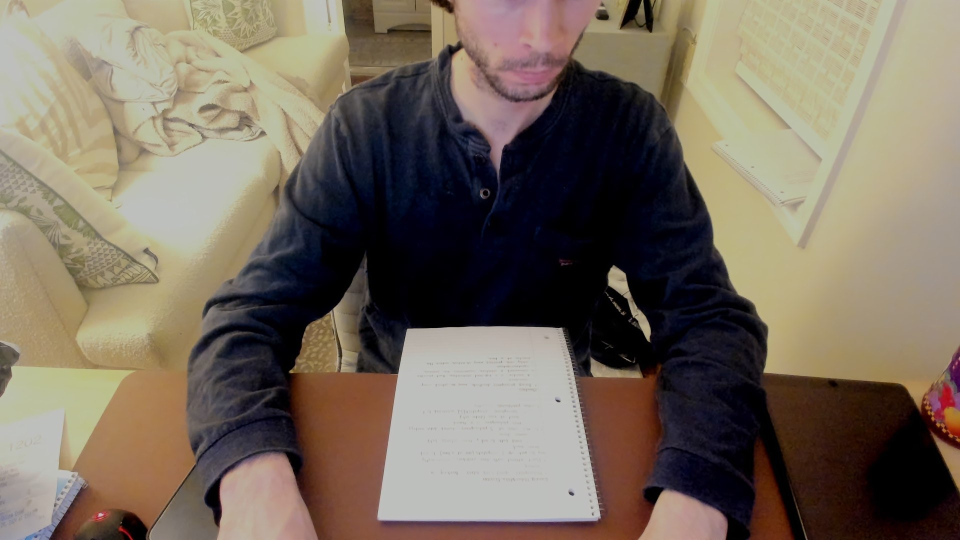
#> input picture data/topdown.jpg, 1920 x 1080 px (shown at 1/2 size)
$ jupyter execute topdown_desk_view.ipynb
#> lines starting #> are read from the running program, lines starting #| are printed output that depends on the picture; after the words box and inside, x2 and y2 are one past the last pixel; in counts of white or black regions, pixels touching at a corner belong together
### About
A top down view demonstration using perspective change.

#### Imports

[cell 1]
import cv2
import matplotlib.pyplot as plt
import numpy as np

#### Input Image
We use a Logitech Webcam to capture the following image.

[cell 2]
TD = cv2.imread('../data/topdown.jpg', cv2.IMREAD_GRAYSCALE)
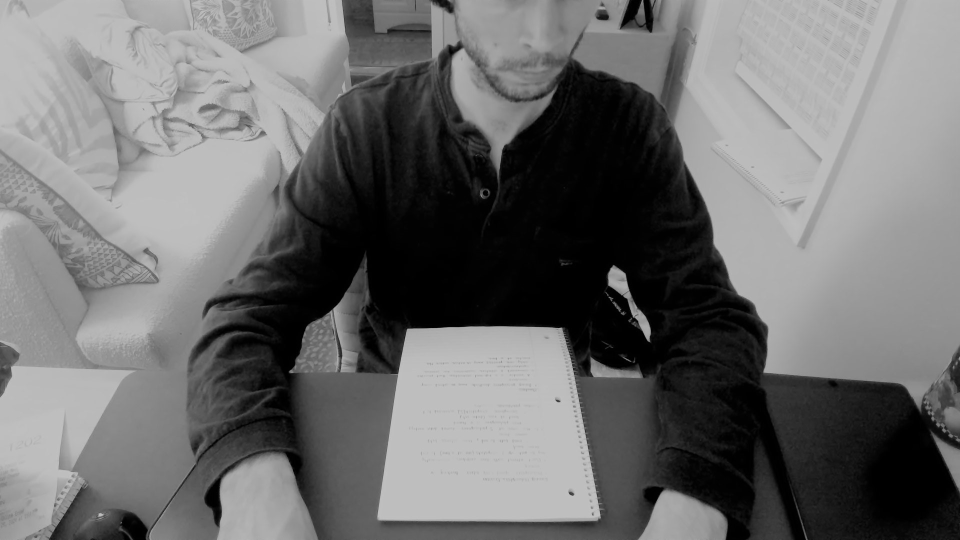
#> TD: shape (1080, 1920) (shown at 1/2 size); min 0, max 199, mean 109.5
plt.imshow(TD, cmap='gray');

#### The point selector
This method extracts the page for perspective change. An automatic edge detection based technique can also be employed instead.

[cell 3]
# [34 lines left out: function point_selector, not called in this run]


def perspective_mapping(image, src_points, dst_size):
    # Define the source points from the image
#> called with src_points = array of shape (4, 2), dst_size = (1080, 1920)
    src = np.array(src_points, dtype="float32")

    # The destination size will be used to create the destination points
    width, height = dst_size

    # Destination points - these will form a rectangle where the new image will be mapped
    dst = np.array([
        [0, 0],
        [0, height - 1],
        [width - 1, height - 1],
        [width - 1, 0]],
        dtype="float32")

    # Compute the perspective transform matrix and then apply it
    M = cv2.getPerspectiveTransform(src, dst)
    warped = cv2.warpPerspective(image, M, (width, height))
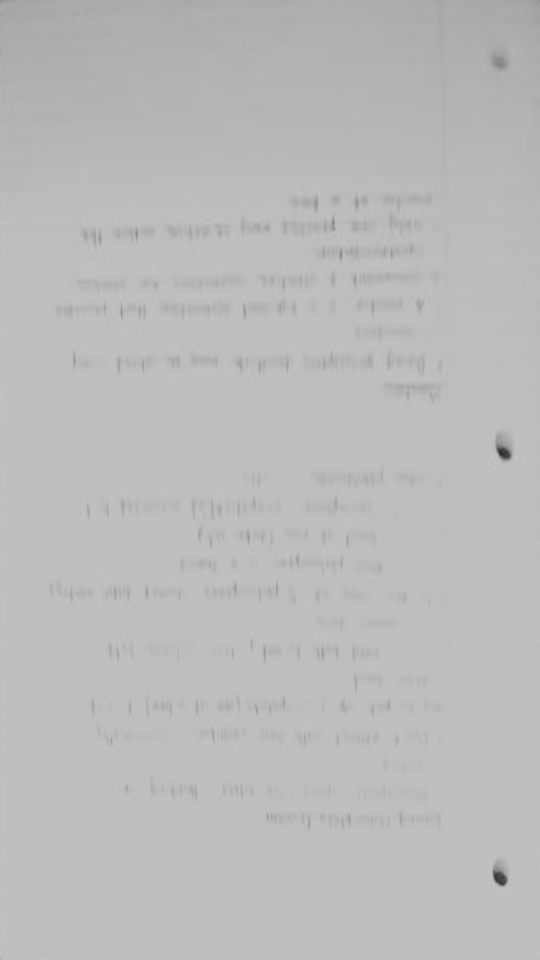
#> warped: shape (1920, 1080) (shown at 1/2 size); min 32, max 197, mean 186.6

    # Return the warped image
    return warped

The result is shown below.

[cell 4]
src_pts = np.array([[815, 657], [756, 1035], [1180, 1030], [1112, 658]], dtype=np.float32)
TD_res = perspective_mapping(TD, src_pts, (1080,1920))
plt.imshow(TD_res, cmap='gray');

#### Rotating the image
We'll now invert the image so that it's correctly oriented.

[cell 5]
def rotate_image(image, angle):
    """
    Rotate the given image by the specified angle.

    :param image: Input image to be rotated.
    :param angle: The rotation angle in degrees. Positive values mean
                  counter-clockwise rotation.
    :return: The rotated image.
    """
#> called with angle = 180
    # Get the image size
    height, width = image.shape[:2]
#> height = 1920; width = 1080

    # Calculate the center of the image
    center = (width / 2, height / 2)
#> center = (540, 960)

    # Get the rotation matrix using the cv2.getRotationMatrix2D function
    rotation_matrix = cv2.getRotationMatrix2D(center, angle, 1.0)

    # Perform the rotation using cv2.warpAffine
    rotated_image = cv2.warpAffine(image, rotation_matrix, (width, height), flags=cv2.INTER_LINEAR)

    return rotated_image

[cell 6]
end_result = rotate_image(TD_res, 180)
plt.imshow(end_result, cmap='gray');

#### Image Processing
We'll use processing techniques like histogram equalization and sharpening kernels to displahy the result.

[cell 7]
clahe = cv2.createCLAHE(clipLimit=5, tileGridSize=(3, 3)).apply(end_result)
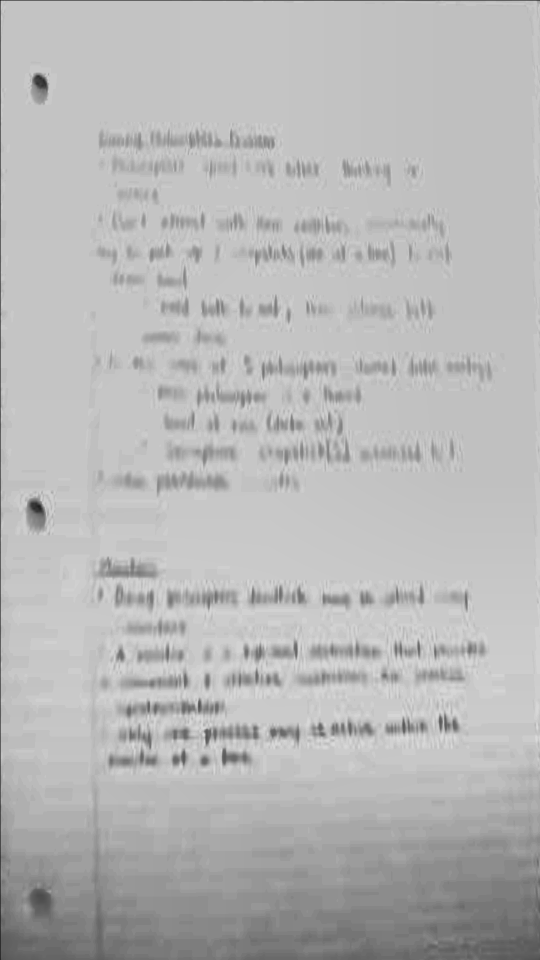
#> clahe: shape (1920, 1080) (shown at 1/2 size); min 1, max 219, mean 183.5

sharpen_kernel = np.array([[-1,-1,-1], [-1,9,-1], [-1,-1,-1]])
sharpen = cv2.filter2D(clahe, -1, sharpen_kernel)

thresh = cv2.threshold(sharpen, 0, 255, cv2.THRESH_BINARY + cv2.THRESH_OTSU)[1]
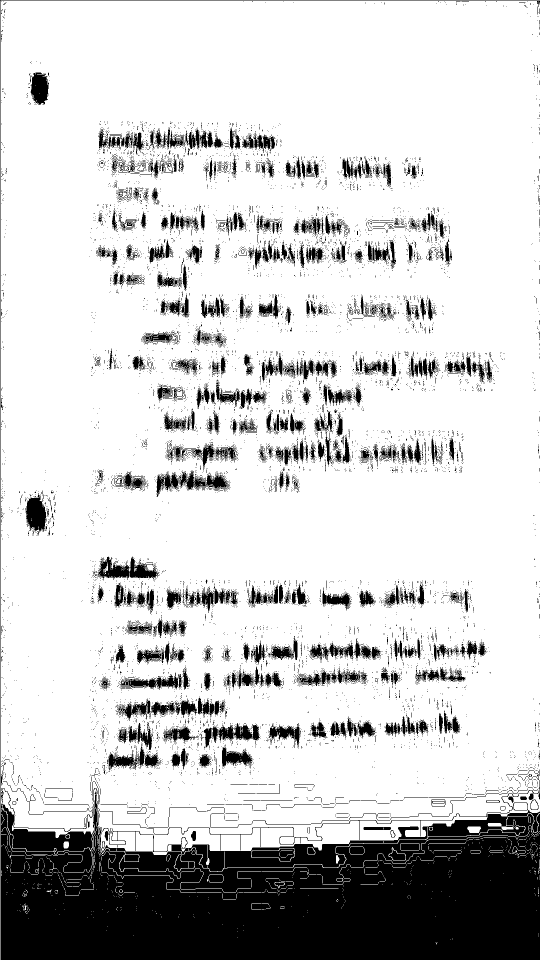
#> thresh: shape (1920, 1080) (shown at 1/2 size); 80.7% white; 10371 black regions (9857 under 20 px), largest, box (x1, y1, x2, y2) and area: (2, 1576, 1080, 1920) 254968, (0, 0, 1080, 1920) 2999, (313, 941, 458, 994) 2850
